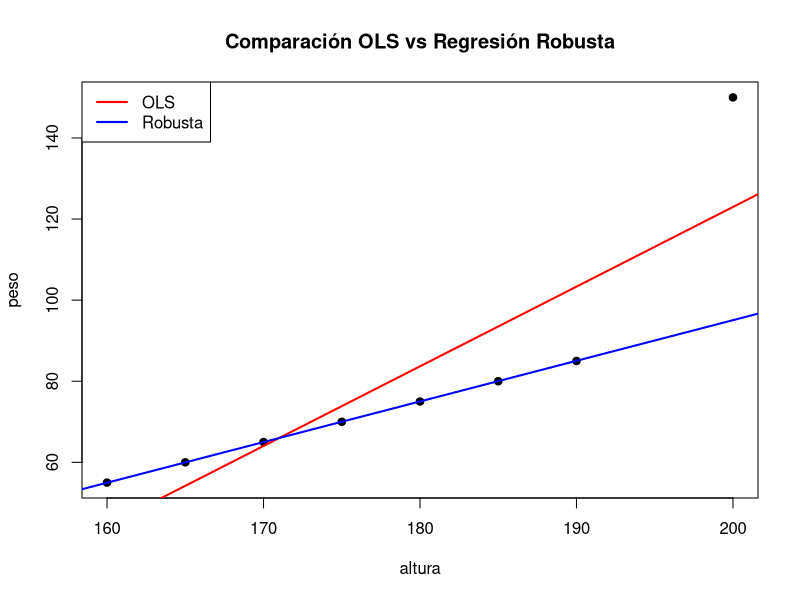
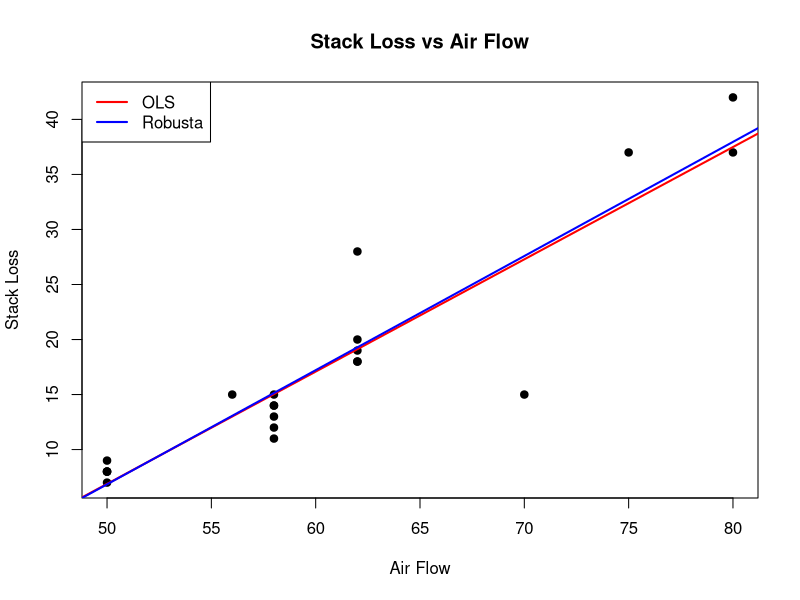
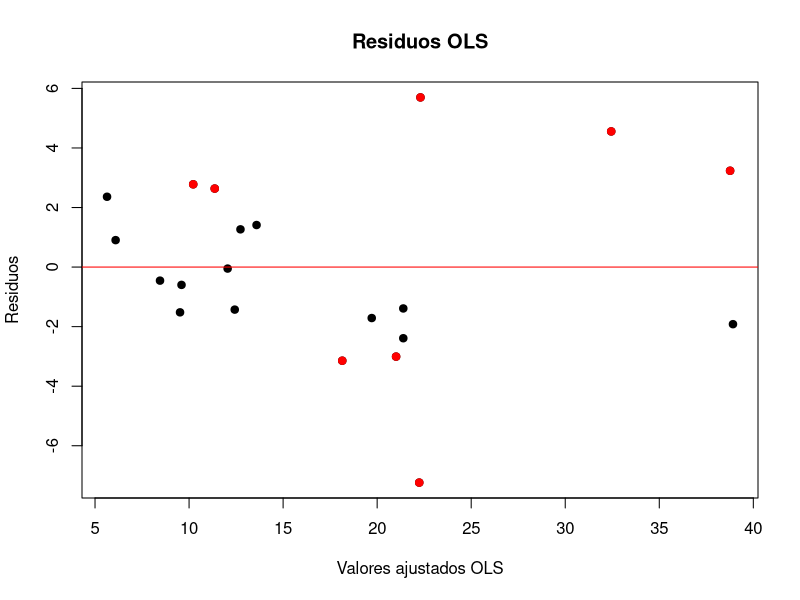
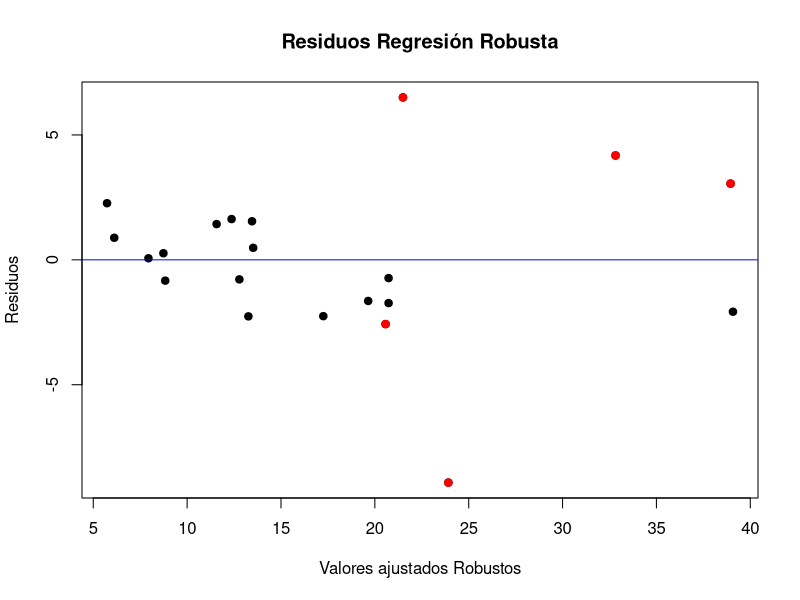
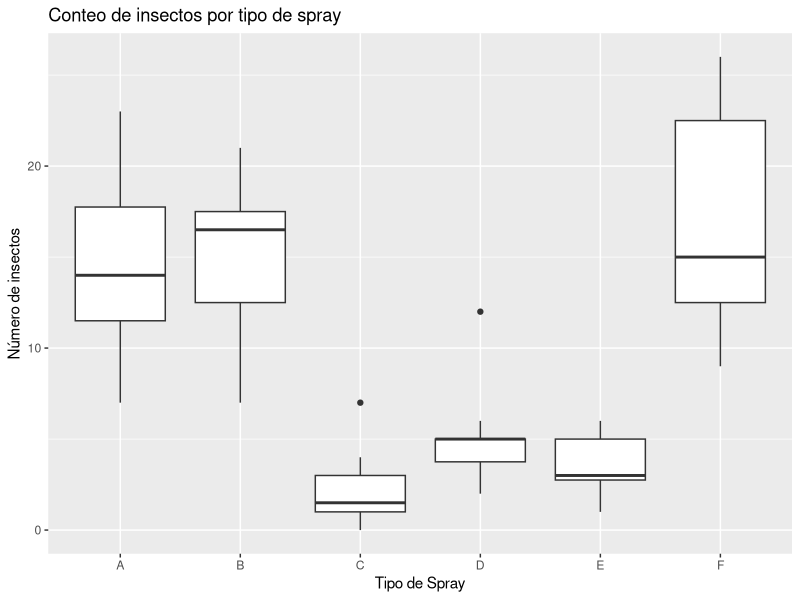
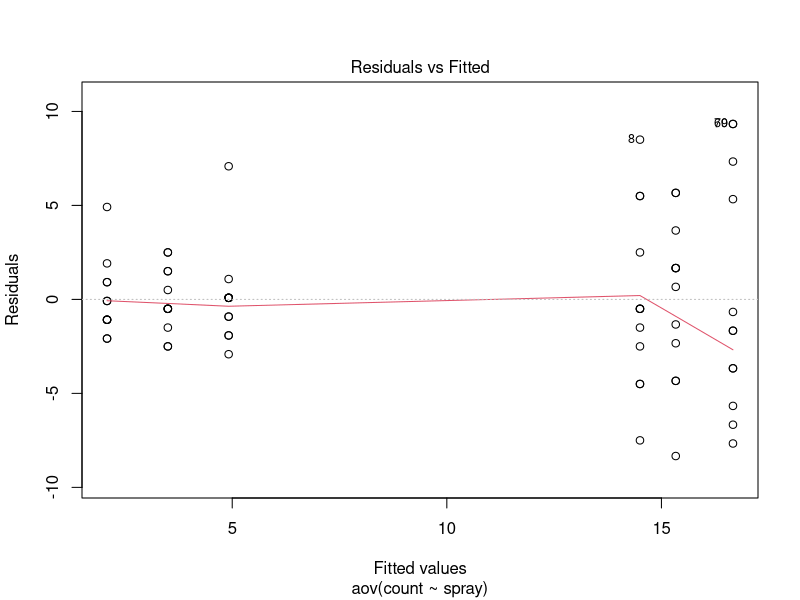
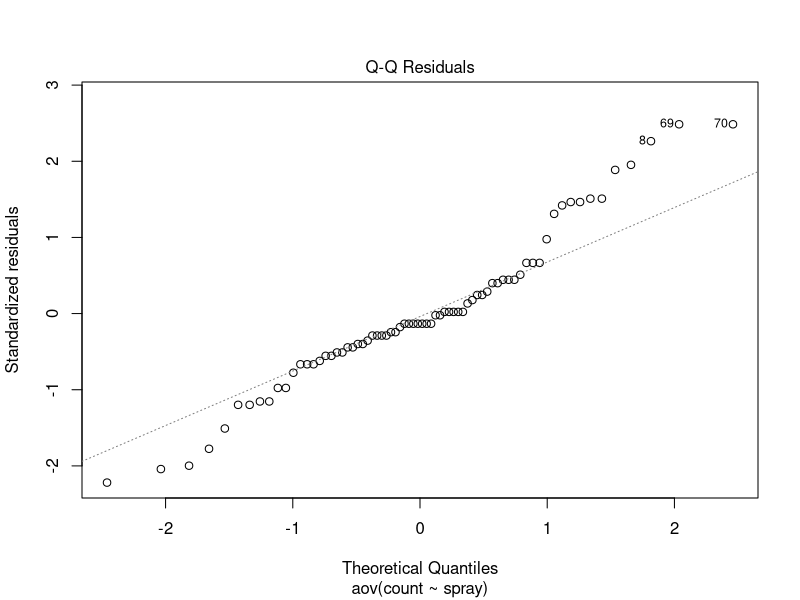
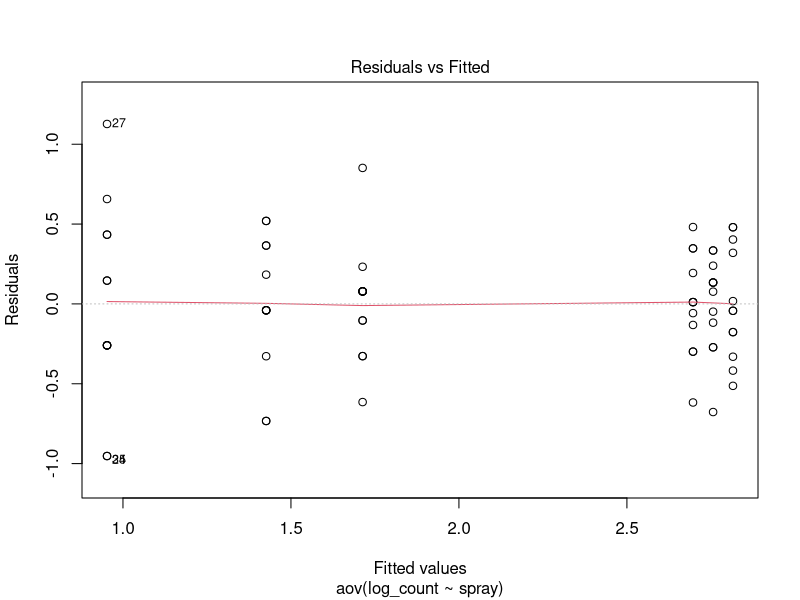

Generate these figures, in order, with R:
## ---- chunk 1
# Cargar librería necesaria
library(MASS)  # Contiene la función rlm()

# Datos de ejemplo: relación entre peso y altura de un grupo de estudiantes
# Incluimos un valor atípico para mostrar la robustez
altura <- c(160, 165, 170, 175, 180, 185, 190, 200)
peso <- c(55, 60, 65, 70, 75, 80, 85, 150)  # 150 es un outlier

# Ajuste usando Mínimos Cuadrados Ordinarios (OLS)
modelo_ols <- lm(peso ~ altura)
summary(modelo_ols)

# Ajuste usando Regresión Robusta (Huber M-estimator)
modelo_robusto <- rlm(peso ~ altura)
summary(modelo_robusto)

# Comparar coeficientes
coef(modelo_ols)
coef(modelo_robusto)

# Graficar resultados
plot(altura, peso, pch = 19, col = "black", main = "Comparación OLS vs Regresión Robusta")
abline(modelo_ols, col = "red", lwd = 2)     # Recta OLS
abline(modelo_robusto, col = "blue", lwd = 2) # Recta Robusta
legend("topleft", legend = c("OLS", "Robusta"), col = c("red", "blue"), lwd = 2)
## ---- chunk 2
data(stackloss)

# Ver resumen
head(stackloss)

# Ajuste OLS
ols <- lm(stack.loss ~ ., data = stackloss)

# Ajuste robusto Huber
library(MASS)
robust <- rlm(stack.loss ~ ., data = stackloss)

summary(ols)
summary(robust)


# Residuos OLS y robustos
stackloss$res_ols <- residuals(ols)
stackloss$res_robust <- residuals(robust)




# 1) Gráfico de dispersión: stack.loss vs Air.Flow
plot(stackloss$Air.Flow, stackloss$stack.loss,
     pch = 19, col = "black",
     main = "Stack Loss vs Air Flow",
     xlab = "Air Flow",
     ylab = "Stack Loss")
abline(lm(stack.loss ~ Air.Flow, data = stackloss), col = "red", lwd = 2)
abline(rlm(stack.loss ~ Air.Flow, data = stackloss), col = "blue", lwd = 2)
legend("topleft",
       legend = c("OLS", "Robusta"),
       col = c("red", "blue"),
       lwd = 2)



# 2) Gráfico de residuos OLS
plot(ols$fitted.values, stackloss$res_ols,
     main = "Residuos OLS",
     xlab = "Valores ajustados OLS",
     ylab = "Residuos",
     pch = 19)
abline(h = 0, col = "red")
# Indicar observaciones con residuos grandes (e.g., > 2 std)
outliers <- which(abs(stackloss$res_ols) > 2.5)
points(ols$fitted.values[outliers], stackloss$res_ols[outliers],
       col = "red", pch = 19)




# 3) Gráfico de residuos robustos
plot(fitted(robust), stackloss$res_robust,
     main = "Residuos Regresión Robusta",
     xlab = "Valores ajustados Robustos",
     ylab = "Residuos",
     pch = 19)
abline(h = 0, col = "blue")
# Indicar observaciones con residuos grandes (e.g., > 2.5 std)
outliers <- which(abs(stackloss$res_robust) > 2.5)
points(robust$fitted.values[outliers], stackloss$res_robust[outliers],
       col = "red", pch = 19)
## ---- chunk 3
data(InsectSprays)
head(InsectSprays)

str(InsectSprays)
table(InsectSprays$spray)

summary(InsectSprays)

# Media y desviación estándar por grupo
library(dplyr)

InsectSprays %>%
  group_by(spray) %>%
  summarise(
    n = n(),
    media = mean(count),
    sd = sd(count),
    min = min(count),
    max = max(count)
  )


library(ggplot2)

ggplot(InsectSprays, aes(x = spray, y = count)) +
  geom_boxplot() +
  labs(title = "Conteo de insectos por tipo de spray",
       x = "Tipo de Spray",
       y = "Número de insectos") 


# Ajustar modelo de ANOVA de un factor
#############################
# H0: no hay diferencia entre los tipos de spray
modelo <- aov(count ~ spray, data = InsectSprays)
summary(modelo)
## ---- chunk 4
# Pruebas post hoc (Tukey)
#############################
# Prueba de comparaciones múltiples de Tukey
TukeyHSD(modelo)

## ---- chunk 5
# Diagnóstico de supuestos del modelo
#############################
#Residuos vs valores ajustados)
plot(modelo, which = 1)

#Normalidad de residuos (Q-Q plot)
plot(modelo, which = 2)
## ---- chunk 6
# Prueba de normalidad de residuos
shapiro.test(residuals(modelo))
## ---- chunk 7
#Homogeneidad de varianzas (prueba de Levene)
# library(car)
# leveneTest(count ~ spray, data = InsectSprays)


#No Normalidad de residuos y Homogeneidad de varianzas
#########################
#1. ANOVA paramétrico (basado en F) puede producir resultados no confiables
#2. Si n por grupo son similares y suficientemente grandes (n ≥ 30),
# el ANOVA es robusto ante cierta desviación de normalidad (TLC).
# Pero si las varianzas son muy heterogéneas y
# los tamaños de muestra son muy desiguales, sí es grave.


InsectSprays$log_count <- log(InsectSprays$count + 1) # +1 si hay ceros
modelo2 <- aov(log_count ~ spray, data = InsectSprays)
summary(modelo2)
## ---- chunk 8
plot(modelo2, which = 1)
plot(modelo2, which = 2)
shapiro.test(residuals(modelo2))

#Homogeneidad de varianzas (prueba de Levene)
# library(car)
# leveneTest(log_count ~ spray, data = InsectSprays)
